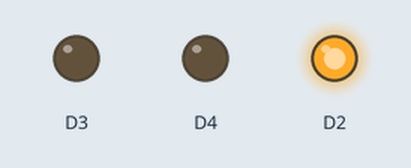
Bench run of a sketch on a simulated ESP8266 (NodeMCU). On the bench: output pins drawn as LEDs (lit = HIGH).

Above: at 0.05 s.
At 1.35 s:
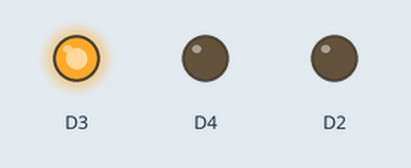
At 2.65 s:
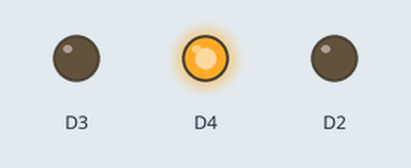
Timing chart, 0 to 3.0 s (numbered marks = the images above):
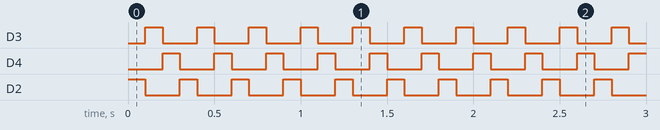

Measured:
- by itself, D3, D4, D2: alternates HIGH for 0.10 s and LOW for 0.20 s

The sketch:

traffic_lights.ino
```cpp
void setup() {
  // put your setup code here, to run once:
  pinMode(D2, OUTPUT);
  pinMode(D3, OUTPUT);
  pinMode(D4, OUTPUT);
}

void loop() {
  // put your main code here, to run repeatedly:
  digitalWrite(D2,HIGH);
  digitalWrite(D3,LOW);
  digitalWrite(D4,LOW);
  delay(100);

  digitalWrite(D2,LOW);
  digitalWrite(D3,HIGH);
  digitalWrite(D4,LOW);
  delay(100);

  digitalWrite(D2,LOW);
  digitalWrite(D3,LOW);
  digitalWrite(D4,HIGH);
  delay(100);
}
```
